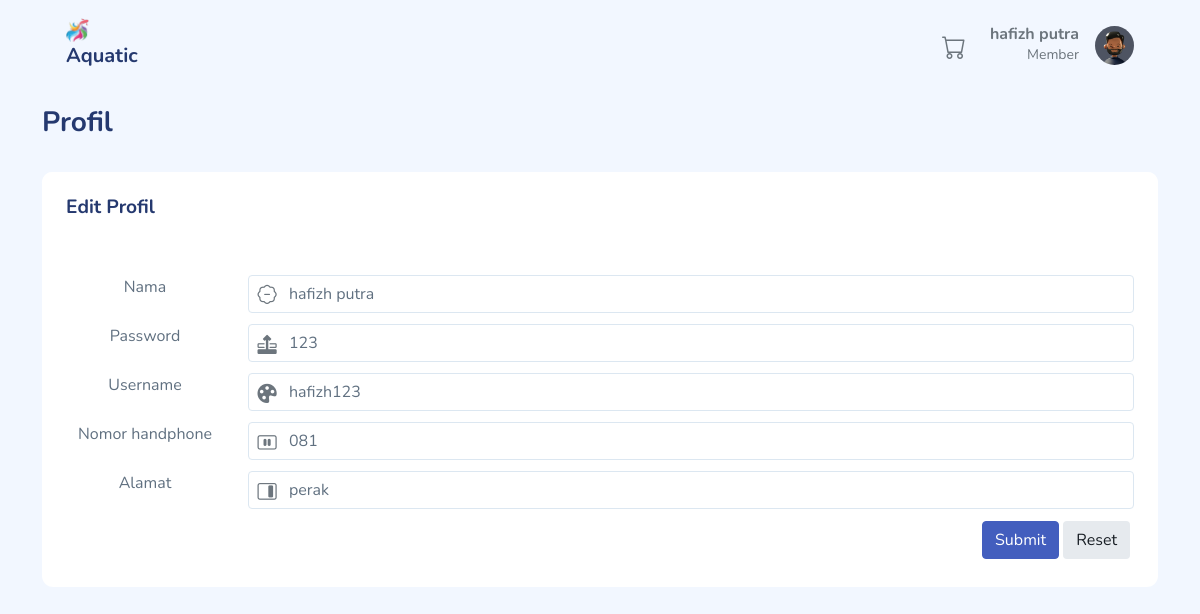
Page /toko_online2/index.php?page=pelanggan&aksi=editProfil (signed in) on the committed database.
### tables this page shows
CREATE TABLE `register` (
  `id_member` int(11) NOT NULL,
  `nama_member` varchar(12) DEFAULT NULL,
  `password_member` varchar(10) DEFAULT NULL,
  `username_member` varchar(20) DEFAULT NULL,
  `notelp_member` varchar(15) DEFAULT NULL,
  `alamat_member` varchar(200) DEFAULT NULL
);

### toko_online2/Controller/PelangganController.php (called while the page is built, shortened)
<?php
class PelangganController
{
    private $model;
    public function __construct()
    {
        $this->model = new PelangganModel();
    }
    public function edit()
    {
        $id = $_SESSION['username_member']['id_member'];
        $data = $this->model->get($id);
        extract($data);
        require_once("View/pelanggan/profil.php");
    }
}

### toko_online2/Koneksi.php (called while the page is built)
<?php
function koneksi()
{
    $db_host = "localhost";
    $db_user = "root";
    $db_password = "";
    $db_database = "toko_online";
    try {
        return new mysqli($db_host,$db_user,$db_password,$db_database);
    } catch (exception $e) {
        echo "Terjadi kesalahan koneksi database";
    }
}

### toko_online2/Model/PelangganModel.php (called while the page is built, shortened)
<?php
class PelangganModel
{
    public function get($id)
    {
        $sql = "SELECT * FROM register where  id_member = $id";
        $query = koneksi()->query($sql);
        return $query->fetch_assoc();
    }
}

### toko_online2/View/pelanggan/profil.php (the view, shortened to what this page needs)
<!DOCTYPE html>
<html lang="en">
<head>
    <link rel="stylesheet" href="assets/css/bootstrap.css">
    <link rel="stylesheet" href="assets/vendors/bootstrap-icons/bootstrap-icons.css">
    <link rel="stylesheet" href="assets/css/app.css">
</head>
<body>
    <div class="container">
        <div class="page-heading">
            <h3>Profil</h3>
        </div>
        <div class="page-content">
            <section id="basic-horizontal-layouts">
                <div class="row match-height">
                    <div class="col-12">
                        <div class="card">
                            <div class="card-header">
                                <h4 class="card-title">Edit Profil</h4>
                            </div>
                            <center>
                                <div class="card-content">
                                    <div class="card-body">
                                        <form class="form form-horizontal" action="index.php?page=pelanggan&aksi=updateProfil" method="POST">
                                            <div class="form-body">
                                                <div class="row">
                                                    <div class="col-md-2">
                                                        <label>Nama</label>
                                                    </div>
                                                    <div class="col-md-10">
                                                        <div class="form-group has-icon-left">
                                                            <div class="position-relative">
                                                                <input type="text" class="form-control" placeholder="nama" id="first-name-icon" name="nama" value="<?= $data['nama_member'] ?>">
                                                                <div class="form-control-icon">
                                                                    <i class="bi bi-person"></i>
                                                                </div>
                                                            </div>
                                                        </div>
                                                    </div>
                                                    <div class="col-md-2">
                                                        <label>Password</label>
                                                    </div>
                                                    <div class="col-md-10">
                                                        <div class="form-group has-icon-left">
                                                            <div class="position-relative">
                                                                <input type="text" class="form-control" placeholder="password" name="password" value="<?= $data['password_member'] ?>">
                                                                <div class=" form-control-icon">
                                                                    <i class="bi bi-lock"></i>
                                                                </div>
                                                            </div>
                                                        </div>
                                                    </div>
                                                    <div class="col-md-2">
                                                        <label>Username</label>
                                                    </div>
                                                    <div class="col-md-10">
                                                        <div class="form-group has-icon-left">
                                                            <div class="position-relative">
                                                                <input type="text" class="form-control" placeholder="username" id="first-name-icon" name="username" value="<?= $data['username_member'] ?>">
                                                                <div class=" form-control-icon">
                                                                    <i class="bi bi-person-circle"></i>
                                                                </div>
                                                            </div>
                                                        </div>
                                                    </div>
                                                    <div class="col-md-2">
                                                        <label>Nomor handphone</label>
                                                    </div>
                                                    <div class="col-md-10">
                                                        <div class="form-group has-icon-left">
                                                            <div class="position-relative">
                                                                <input type="text" class="form-control" placeholder="Nomor handphone" name="notelp" value="<?= $data['notelp_member'] ?>">
                                                                <div class=" form-control-icon">
                                                                    <i class="bi bi-phone"></i>
                                                                </div>
                                                            </div>
                                                        </div>
                                                    </div>
                                                    <div class="col-md-2">
                                                        <label>Alamat</label>
                                                    </div>
                                                    <div class="col-md-10">
                                                        <div class="form-group has-icon-left">
                                                            <div class="position-relative">
                                                                <input type="text" class="form-control" placeholder="alamat" id="first-name-icon" name="alamat" value="<?= $data['alamat_member'] ?>">
                                                                <div class="form-control-icon">
                                                                    <i class="bi bi-map"></i>
                                                                </div>
                                                            </div>
                                                        </div>
                                                    </div>
                                                    <div class="col-12 d-flex justify-content-end">
                                                        <button type="submit" class="btn btn-primary me-1 mb-1">Submit</button>
                                                        <button type="reset" class="btn btn-light-secondary me-1 mb-1">Reset</button>
                                                    </div>
                                                </div>
                                            </div>
                                        </form>
                                    </div>
                                </div>
                            </center>
                        </div>
                    </div>
                </div>
            </section>
        </div>
    </div>
</body>
</html>

### toko_online2/assets/css/app.css (style rules this page uses)
.btn.btn-light-secondary { background-color:#e6eaee;color:#181e24 }
.btn.btn-danger,.btn.btn-info,.btn.btn-primary,.btn.btn-secondary,.btn.btn-success,.btn.btn-warning { color:#fff }
.card { margin-bottom:2.2rem;border:none }
.card .card-header { border:none }
.card .card-header h4 { font-size:1.2rem;font-weight:700 }
.card .card-content { position:relative }
.card .card-title { font-size:1.2rem }
.card .card-body { padding:1.5rem }
.form-group { margin-bottom:.7rem }
.form-group[class*=has-icon-].has-icon-left .form-control { padding-left:2.5rem }
.form-group[class*=has-icon-].has-icon-left .form-control-icon { left:0 }
.form-group[class*=has-icon-] .form-control-icon { position:absolute;top:50%;transform:translateY(-50%);padding:0 .6rem }
.form-group[class*=has-icon-] .form-control-icon i,.form-group[class*=has-icon-] .form-control-icon svg { width:1.2rem;color:#6c757d;font-size:1.2rem }
.form-group[class*=has-icon-] .form-control-icon i:before,.form-group[class*=has-icon-] .form-control-icon svg:before { vertical-align:sub }
.bi { width:1rem;height:1rem }
.page-heading { margin:0 0 2rem }
.page-heading h3 { font-weight:700 }

### rows in the picture
register: nama "hafizh putra", password "123", username "hafizh123", notelp "081", alamat "perak"

### other values in the picture
$_SESSION['username_member']['nama_member'] "hafizh putra"
